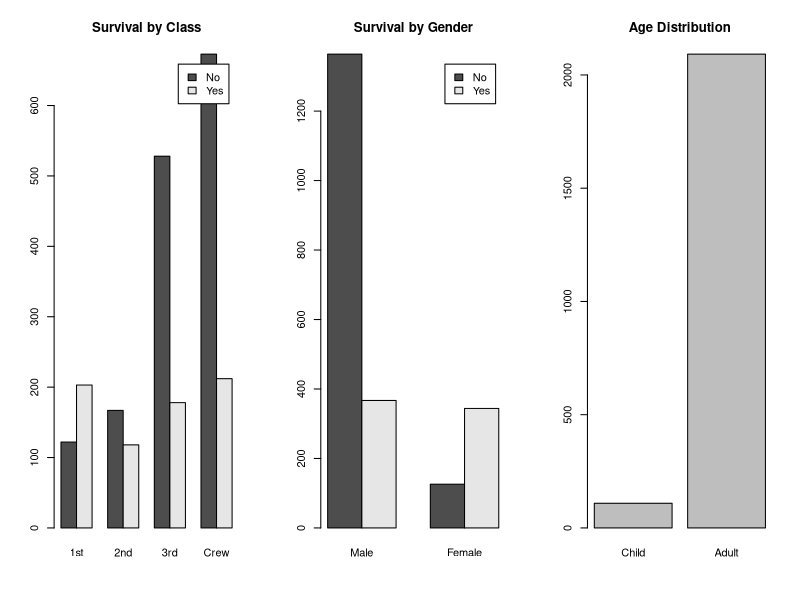

Write R code to recreate this figure.
surv_class <- apply(Titanic, c("Survived", "Class"), sum)
print(surv_class)

par(mfrow = c(1, 3))
barplot(surv_class, beside = TRUE, legend.text = TRUE, main = "Survival by Class")

surv_gender <- apply(Titanic, c("Survived", "Sex"), sum)
barplot(surv_gender, beside = TRUE, legend.text = TRUE, main = "Survival by Gender")

age_dist <- apply(Titanic, "Age", sum)
barplot(age_dist, main = "Age Distribution")
